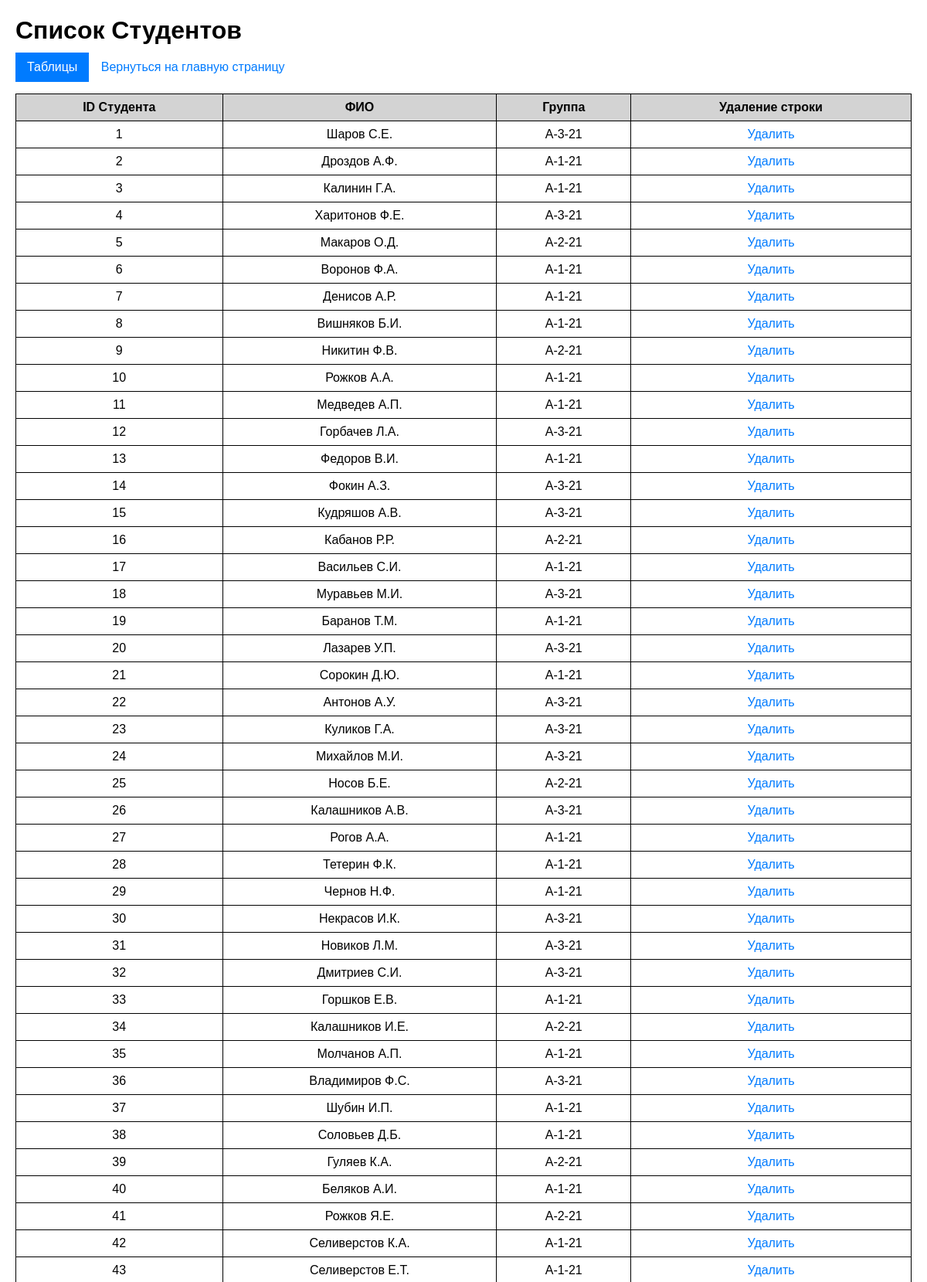
/students (upper part), run on the app's committed database.
### models.py (models this page shows)
class Student(Base):
    __tablename__ = 'students'
    student_id = Column(Integer, primary_key=True)
    firstname = Column(String, nullable=False)
    lastname = Column(String, nullable=False)
    patronymic = Column(String, nullable=False)
    group_student = Column(String, nullable=False)
    grades = relationship("StudentSubjectGrade", back_populates="student")
    interests = relationship("StudentThemeInterest", back_populates="student")
    distributions = relationship("Distribution", back_populates="student")

### app.py (the view)
@app.route("/students")
def display_students():
    students = student_repository.get_all(Student)
    return render_template('student_data.html', students=students)

### repositories.py (called while the page is built)
    def get_all(self, model) -> list:
        with self.Session() as session:
            return session.query(model).all()

### templates/student_data.html (shortened to what this page needs)
<!DOCTYPE html>
<html lang="en">
<head>
</head>
<body>
    <h1>Список Студентов</h1>
        {% include 'dropdown_tables.html' %}
    <a href="{{url_for('index')}}">Вернуться на главную страницу</a>
    <table>
        <tr>
            <th>ID Студента</th>
            <th>ФИО</th>
            <th>Группа</th>
            <th>Удаление строки</th>
        </tr>
        {%for student in students%}
        <tr>
            <td>{{student.student_id}}</td>
            <td>{{ student.lastname }} {{ student.firstname[0].upper() }}.{{ student.patronymic[0].upper()}}.</td>
            <td>{{student.group_student}}</td>
            <td>
                <a href=" ">Удалить</a>
            </td>
        </tr>
        {%endfor%}
    </table>
</body>
</html>

### templates/student_data.html (style rules this page uses)
body { font-family: Arial, sans-serif; margin: 20px; }
table { width: 100%; border-collapse: collapse; margin-top:15px; }
td,th { border: 1px solid ; padding: 8px; text-align: center; }
th { background-color: lightgray; font-size: 16px; font-weight: bold; }
a { font-size: 16px; padding: 5px 10px; text-decoration: none; color: #007bff; border: 1px solid transparent; border-radius: 5px; transition: background-color 0.3s; }
h1 { margin-bottom: 10px; }

### data on the page
Student: student_id "1", lastname "Шаров", firstname "С", patronymic "Е", group_student "A-3-21"
Student: student_id "2", lastname "Дроздов", firstname "А", patronymic "Ф", group_student "A-1-21"
Student: student_id "3", lastname "Калинин", firstname "Г", patronymic "А", group_student "A-1-21"
Student: student_id "4", lastname "Харитонов", firstname "Ф", patronymic "Е", group_student "A-3-21"
Student: student_id "5", lastname "Макаров", firstname "О", patronymic "Д", group_student "A-2-21"
Student: student_id "6", lastname "Воронов", firstname "Ф", patronymic "А", group_student "A-1-21"
Student: student_id "7", lastname "Денисов", firstname "А", patronymic "Р", group_student "A-1-21"
Student: student_id "8", lastname "Вишняков", firstname "Б", patronymic "И", group_student "A-1-21"
Student: student_id "9", lastname "Никитин", firstname "Ф", patronymic "В", group_student "A-2-21"
Student: student_id "10", lastname "Рожков", firstname "А", patronymic "А", group_student "A-1-21"
Student: student_id "11", lastname "Медведев", firstname "А", patronymic "П", group_student "A-1-21"
Student: student_id "12", lastname "Горбачев", firstname "Л", patronymic "А", group_student "A-3-21"
Student: student_id "13", lastname "Федоров", firstname "В", patronymic "И", group_student "A-1-21"
Student: student_id "14", lastname "Фокин", firstname "А", patronymic "З", group_student "A-3-21"
Student: student_id "15", lastname "Кудряшов", firstname "А", patronymic "В", group_student "A-3-21"
Student: student_id "16", lastname "Кабанов", firstname "Р", patronymic "Р", group_student "A-2-21"
Student: student_id "17", lastname "Васильев", firstname "С", patronymic "И", group_student "A-1-21"
Student: student_id "18", lastname "Муравьев", firstname "М", patronymic "И", group_student "A-3-21"
Student: student_id "19", lastname "Баранов", firstname "Т", patronymic "М", group_student "A-1-21"
Student: student_id "20", lastname "Лазарев", firstname "У", patronymic "П", group_student "A-3-21"
Student: student_id "21", lastname "Сорокин", firstname "Д", patronymic "Ю", group_student "A-1-21"
Student: student_id "22", lastname "Антонов", firstname "А", patronymic "У", group_student "A-3-21"
Student: student_id "23", lastname "Куликов", firstname "Г", patronymic "А", group_student "A-3-21"
Student: student_id "24", lastname "Михайлов", firstname "М", patronymic "И", group_student "A-3-21"
Student: student_id "25", lastname "Носов", firstname "Б", patronymic "Е", group_student "A-2-21"
Student: student_id "26", lastname "Калашников", firstname "А", patronymic "В", group_student "A-3-21"
Student: student_id "27", lastname "Рогов", firstname "А", patronymic "А", group_student "A-1-21"
Student: student_id "28", lastname "Тетерин", firstname "Ф", patronymic "К", group_student "A-1-21"
Student: student_id "29", lastname "Чернов", firstname "Н", patronymic "Ф", group_student "A-1-21"
Student: student_id "30", lastname "Некрасов", firstname "И", patronymic "К", group_student "A-3-21"
Student: student_id "31", lastname "Новиков", firstname "Л", patronymic "М", group_student "A-3-21"
Student: student_id "32", lastname "Дмитриев", firstname "С", patronymic "И", group_student "A-3-21"
Student: student_id "33", lastname "Горшков", firstname "Е", patronymic "В", group_student "A-1-21"
Student: student_id "34", lastname "Калашников", firstname "И", patronymic "Е", group_student "A-2-21"
Student: student_id "35", lastname "Молчанов", firstname "А", patronymic "П", group_student "A-1-21"
Student: student_id "36", lastname "Владимиров", firstname "Ф", patronymic "С", group_student "A-3-21"
Student: student_id "37", lastname "Шубин", firstname "И", patronymic "П", group_student "A-1-21"
Student: student_id "38", lastname "Соловьев", firstname "Д", patronymic "Б", group_student "A-1-21"
Student: student_id "39", lastname "Гуляев", firstname "К", patronymic "А", group_student "A-2-21"
Student: student_id "40", lastname "Беляков", firstname "А", patronymic "И", group_student "A-1-21"
Student: student_id "41", lastname "Рожков", firstname "Я", patronymic "Е", group_student "A-2-21"
Student: student_id "42", lastname "Селиверстов", firstname "К", patronymic "А", group_student "A-1-21"
Student: student_id "43", lastname "Селиверстов", firstname "Е", patronymic "Т", group_student "A-1-21"
